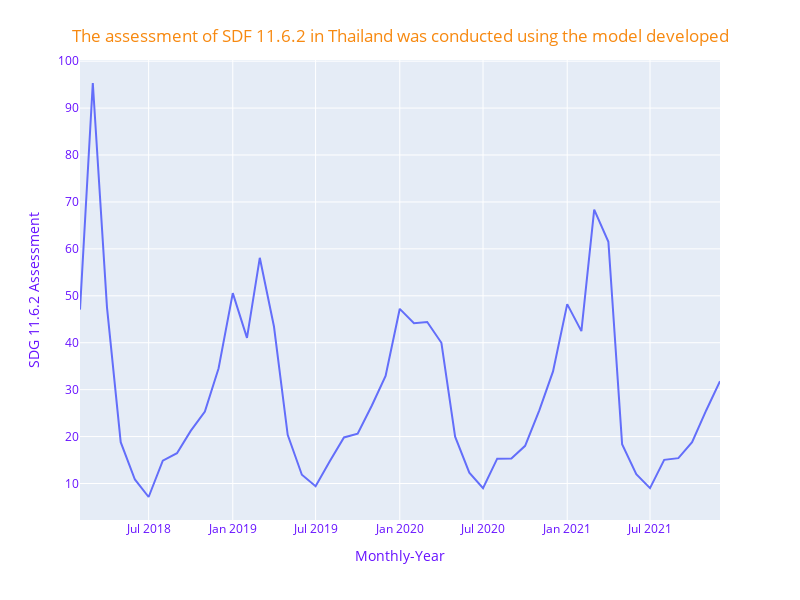

Notebook code cell kept with this figure:
### Code cell
fig = px.line(df, y="Bangkok", 
              labels={
                'Bangkok' : 'SDG 11.6.2 Assessment',
                'index' : 'Monthly-Year'
              })

fig.update_layout(width=800,
    height=600,
    title={
        'text': "The assessment of SDF 11.6.2 in Thailand was conducted using the model developed",
        'y':0.95,
        'x':0.5,
        'xanchor': 'center',
        'yanchor': 'top'},
    font_color='#6711FF',
    title_font_color = '#F78910'
)
fig.show()

### Figure 1 — Plotly figure (JSON) as saved in the notebook; plotly's stock layout.template omitted (floating-point values rounded to 4 significant figures)
{"data": [{"hovertemplate": "Monthly-Year=%{x}<br>SDG 11.6.2 Assessment=%{y}<extra></extra>", "legendgroup": "", "line": {"color": "#636efa", "dash": "solid"}, "marker": {"symbol": "circle"}, "mode": "lines", "name": "", "orientation": "v", "showlegend": false, "type": "scatter", "x": ["2018-02", "2018-03", "2018-04", "2018-05", "2018-06", "2018-07", "2018-08", "2018-09", "2018-10", "2018-11", "2018-12", "2019-01", "2019-02", "2019-03", "2019-04", "2019-05", "2019-06", "2019-07", "2019-08", "2019-09", "2019-10", "2019-11", "2019-12", "2020-01", "2020-02", "2020-03", "2020-04", "2020-05", "2020-06", "2020-07", "2020-08", "2020-09", "2020-10", "2020-11", "2020-12", "2021-01", "2021-02", "2021-03", "2021-04", "2021-05", "2021-06", "2021-07", "2021-08", "2021-09", "2021-10", "2021-11", "2021-12"], "xaxis": "x", "y": [47.06, 95.35, 47.53, 18.81, 10.85, 7.124, 14.86, 16.46, 21.21, 25.31, 34.56, 50.56, 41.03, 58.1, 43.45, 20.37, 11.87, 9.429, 14.75, 19.82, 20.61, 26.62, 32.94, 47.22, 44.13, 44.43, 39.99, 19.97, 12.3, 9.008, 15.29, 15.35, 18.03, 25.6, 33.88, 48.23, 42.46, 68.37, 61.51, 18.39, 11.98, 9.008, 15.05, 15.4, 18.8, 25.62, 31.79], "yaxis": "y"}], "layout": {"font": {"color": "#6711FF"}, "height": 600, "legend": {"tracegroupgap": 0}, "margin": {"t": 60}, "title": {"font": {"color": "#F78910"}, "text": "The assessment of SDF 11.6.2 in Thailand was conducted using the model developed", "x": 0.5, "xanchor": "center", "y": 0.95, "yanchor": "top"}, "width": 800, "xaxis": {"anchor": "y", "domain": [0, 1], "title": {"text": "Monthly-Year"}}, "yaxis": {"anchor": "x", "domain": [0, 1], "title": {"text": "SDG 11.6.2 Assessment"}}}}
